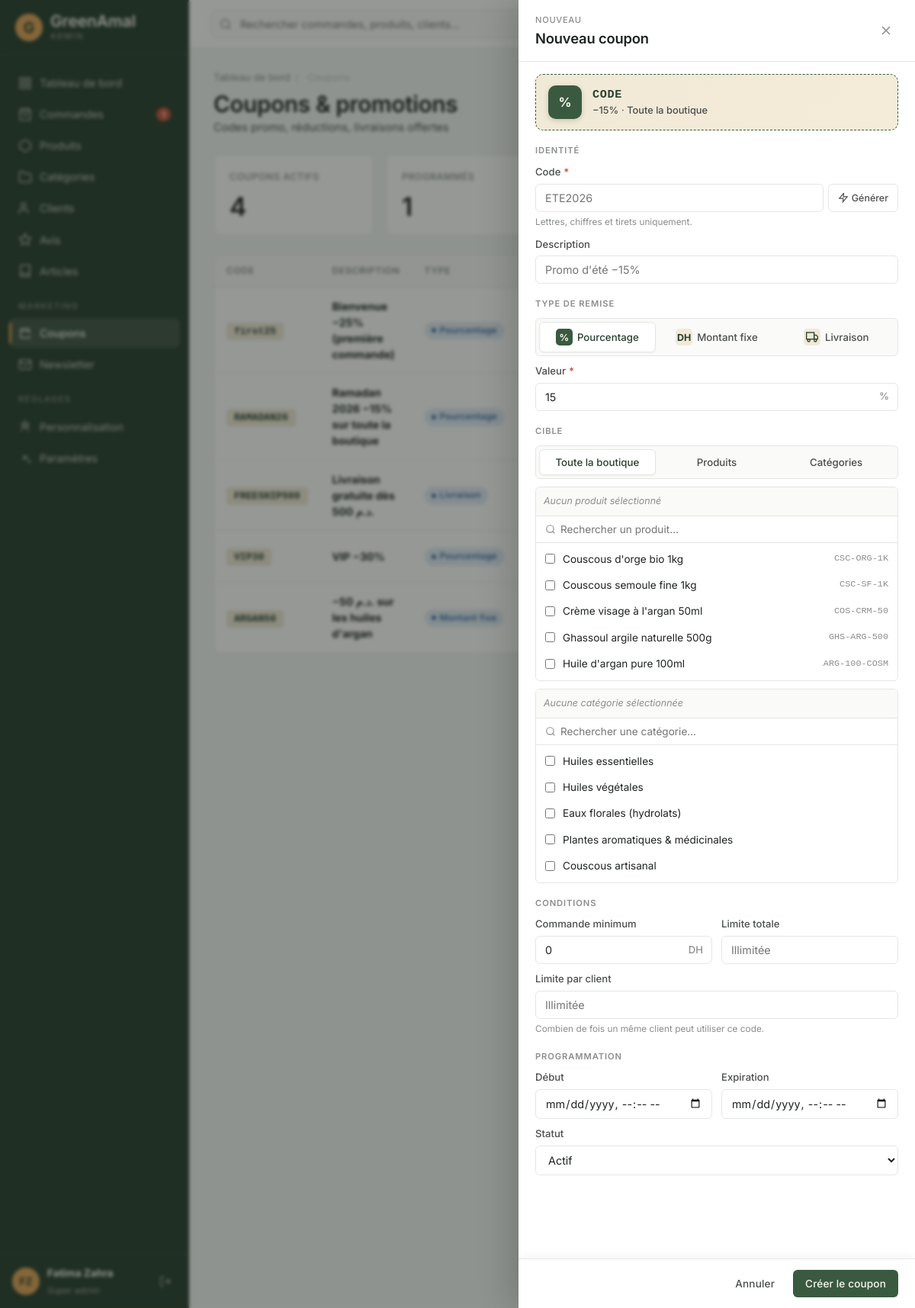
The page /admin/coupons.php?new=1 (signed in) on the database its author committed.
### tables this page shows
CREATE TABLE IF NOT EXISTS coupons (
  id INT AUTO_INCREMENT PRIMARY KEY,
  code VARCHAR(50) NOT NULL UNIQUE,
  description VARCHAR(255),
  type ENUM('percent','fixed','free_shipping') DEFAULT 'percent',
  value DECIMAL(10,2) NOT NULL,
  applies_to ENUM('all','products','categories') DEFAULT 'all',
  min_order DECIMAL(10,2) DEFAULT 0,
  max_uses INT,
  max_uses_per_customer INT,
  uses_count INT DEFAULT 0,
  starts_at TIMESTAMP NULL,
  expires_at TIMESTAMP NULL,
  status ENUM('active','scheduled','expired','disabled') DEFAULT 'active',
  created_at TIMESTAMP DEFAULT CURRENT_TIMESTAMP
);

CREATE TABLE IF NOT EXISTS products (
  id INT AUTO_INCREMENT PRIMARY KEY,
  slug VARCHAR(180) NOT NULL UNIQUE,
  sku VARCHAR(60) UNIQUE,
  name VARCHAR(255) NOT NULL,
  category_id INT,
  description_short TEXT,
  description_long MEDIUMTEXT,
  price DECIMAL(10,2) NOT NULL,
  compare_at_price DECIMAL(10,2),
  cost DECIMAL(10,2),
  stock INT DEFAULT 0,
  low_stock_threshold INT DEFAULT 5,
  weight_g INT DEFAULT 0,
  image_main VARCHAR(500),
  status ENUM('active','draft','archived') DEFAULT 'active',
  is_featured TINYINT(1) DEFAULT 0,
  rating_avg DECIMAL(2,1) DEFAULT 0,
  rating_count INT DEFAULT 0,
  sales_count INT DEFAULT 0,
  meta_title VARCHAR(255),
  meta_description TEXT,
  tags VARCHAR(500),
  created_at TIMESTAMP DEFAULT CURRENT_TIMESTAMP,
  updated_at TIMESTAMP DEFAULT CURRENT_TIMESTAMP ON UPDATE CURRENT_TIMESTAMP,
  INDEX idx_status (status),
  INDEX idx_featured (is_featured),
  INDEX idx_category (category_id),
  FOREIGN KEY (category_id) REFERENCES categories(id) ON DELETE SET NULL
);

CREATE TABLE IF NOT EXISTS categories (
  id INT AUTO_INCREMENT PRIMARY KEY,
  slug VARCHAR(120) NOT NULL UNIQUE,
  name VARCHAR(150) NOT NULL,
  description TEXT,
  image_url VARCHAR(500),
  display_order INT DEFAULT 0,
  created_at TIMESTAMP DEFAULT CURRENT_TIMESTAMP
);

### admin/coupons.php (the view, shortened to what the rows shown need)
<?php
require_once __DIR__ . '/../includes/auth.php';
admin_require_login();
$coupons = db_all("
    SELECT c.*,
      (SELECT COUNT(*) FROM coupon_products WHERE coupon_id = c.id) AS product_count,
      (SELECT COUNT(*) FROM coupon_categories WHERE coupon_id = c.id) AS category_count
    FROM coupons c
    ORDER BY c.created_at DESC
");
$categories = db_all("SELECT id, name FROM categories ORDER BY display_order");
$products   = db_all("SELECT id, name, sku FROM products ORDER BY name");
$edit_id     = (int) ($_GET['edit'] ?? 0);
$edit        = null;
$edit_pids   = [];
$edit_cids   = [];
$repop = $_SESSION['form_repop'] ?? null;
$open_panel = isset($_GET['new']) || $edit_id > 0 || $repop;
require __DIR__ . '/_includes/header.php';
$selected_pids = $repop['product_ids']  ?? $edit_pids;
$selected_cids = $repop['category_ids'] ?? $edit_cids;
?>
<div class="page">
  <div class="page-head">
    <div>
      <h1>Coupons & promotions</h1>
    </div>
  </div>
  <div class="card">
    <table class="data-table">
      <thead><tr>
        <th>Code</th><th>Description</th><th>Type</th><th>Valeur</th><th>Cible</th><th>Utilisations</th><th>Expire</th><th>Statut</th><th class="actions-col"></th>
      </tr></thead>
      <tbody>
        <?php foreach ($coupons as $c):
          $type_lbl = match($c['type']) {
              'percent' => 'Pourcentage',
              'fixed' => 'Montant fixe',
              'free_shipping' => 'Livraison',
              default => $c['type'],
          };
          $value_lbl = $c['type'] === 'percent' ? '−' . (int) $c['value'] . '%' : ($c['type'] === 'fixed' ? '−' . price($c['value']) : 'Gratuite');
          $status_cls = match($c['status']) {
              'active' => 'status-success',
              'scheduled' => 'status-warning',
              'expired' => 'status-danger',
              default => 'status-neutral',
          };
          $status_lbl = match($c['status']) {
              'active' => 'Actif',
              'scheduled' => 'Programmé',
              'expired' => 'Expiré',
              default => 'Désactivé',
          };
          $target_lbl = match($c['applies_to']) {
              'products'   => $c['product_count'] . ' produit(s)',
              'categories' => $c['category_count'] . ' catégorie(s)',
              default      => 'Toute la boutique',
          };
        ?>
          <tr>
            <td><span class="cell-mono" style="background: var(--sand); padding: 4px 10px; border-radius: 4px; color: var(--olive-dark); font-weight: 600;"><?= e($c['code']) ?></span></td>
            <td><strong style="font-size: 0.88rem;"><?= e($c['description']) ?></strong></td>
            <td><span class="badge-status status-info"><?= e($type_lbl) ?></span></td>
            <td class="cell-num"><strong><?= e($value_lbl) ?></strong></td>
            <td class="cell-mute"><?= e($target_lbl) ?></td>
            <td><strong><?= (int) $c['uses_count'] ?></strong> / <span class="cell-mute"><?= $c['max_uses'] ? (int) $c['max_uses'] : '∞' ?></span></td>
            <td class="cell-mute"><?= $c['expires_at'] ? date('j M Y', strtotime($c['expires_at'])) : 'Pas d\'expiration' ?></td>
            <td><span class="badge-status <?= e($status_cls) ?>"><?= e($status_lbl) ?></span></td>
          </tr>
        <?php endforeach; ?>
      </tbody>
    </table>
  </div>
</div>
<aside class="side-panel<?= $open_panel ? ' is-open' : '' ?>" id="couponPanel" aria-labelledby="panelTitle">
  <div class="side-head">
    <div>
      <h2 id="panelTitle"><?= $edit ? e($edit['code']) : 'Nouveau coupon' ?></h2>
    </div>
  </div>
  <form method="post" class="side-body coupon-form" id="couponForm" autocomplete="off">
    <section class="form-section">
      <div class="chip-picker" id="productPicker" hidden>
        <ul class="chip-list" id="productList">
          <?php foreach ($products as $p): ?>
            <li>
              <label data-label="<?= e($p['name']) ?>">
                <input type="checkbox" name="product_ids[]" value="<?= (int) $p['id'] ?>"
                  <?= in_array((int) $p['id'], array_map('intval', $selected_pids), true) ? 'checked' : '' ?>>
                <span class="item-main"><?= e($p['name']) ?></span>
                <span class="item-sub"><?= e($p['sku']) ?></span>
              </label>
            </li>
          <?php endforeach; ?>
        </ul>
      </div>
      <div class="chip-picker" id="categoryPicker" hidden>
        <ul class="chip-list" id="categoryList">
          <?php foreach ($categories as $c): ?>
            <li>
              <label data-label="<?= e($c['name']) ?>">
                <input type="checkbox" name="category_ids[]" value="<?= (int) $c['id'] ?>"
                  <?= in_array((int) $c['id'], array_map('intval', $selected_cids), true) ? 'checked' : '' ?>>
                <span class="item-main"><?= e($c['name']) ?></span>
              </label>
            </li>
          <?php endforeach; ?>
        </ul>
      </div>
    </section>
  </form>
</aside>
<?php require __DIR__ . '/_includes/footer.php'; ?>

### admin/_includes/header.php (shortened to what the rows shown need)
<?php
require_once __DIR__ . '/../../includes/auth.php';
$user = admin_user();
$user_initials = initials(($user['first_name'] ?? '') . ' ' . ($user['last_name'] ?? ''));
$user_name = trim(($user['first_name'] ?? '') . ' ' . ($user['last_name'] ?? ''));
?><!DOCTYPE html>
<html lang="fr">
<head>
<link rel="stylesheet" href="https://cdn.jsdelivr.net/npm/cropperjs@1.6.2/dist/cropper.min.css">
<link rel="stylesheet" href="assets/css/admin.css">
</head>
<body>
<div class="admin-app">
  <aside class="sidebar">
    <div class="sidebar-foot">
      <span class="sidebar-user-avatar"><?= e($user_initials) ?></span>
      <div class="sidebar-user-info">
        <strong><?= e($user_name) ?></strong>
        <span><?= e(ucfirst(str_replace('_', ' ', $user['role']))) ?></span>
      </div>
      <a href="logout.php" title="Déconnexion" style="color: rgba(250,246,240,0.6); width: 30px; height: 30px; border-radius: var(--radius-sm); display: grid; place-items: center;">
        <svg width="16" height="16" viewBox="0 0 24 24" fill="none" stroke="currentColor" stroke-width="2"><path d="M9 21H5a2 2 0 01-2-2V5a2 2 0 012-2h4"/><polyline points="16 17 21 12 16 7"/><line x1="21" y1="12" x2="9" y2="12"/></svg>
      </a>
    </div>
  </aside>
  <div class="main">

### rows shown on the page
coupons: code "first25", description "Bienvenue −25% (première commande)", type "Pourcentage"
coupons: code "RAMADAN26", description "Ramadan 2026 −15% sur toute la boutique", type "Pourcentage"
coupons: code "FREESHIP500", description "Livraison gratuite dès 500 د.م.", type "Livraison"
coupons: code "VIP30", description "VIP −30%", type "Pourcentage"
coupons: code "ARGAN50", description "−50 د.م. sur les huiles d'argan", type "Montant fixe"
products: name "Couscous d'orge bio 1kg", sku "CSC-ORG-1K"
products: name "Couscous semoule fine 1kg", sku "CSC-SF-1K"
products: name "Crème visage à l'argan 50ml", sku "COS-CRM-50"
products: name "Ghassoul argile naturelle 500g", sku "GHS-ARG-500"
products: name "Huile d'argan pure 100ml", sku "ARG-100-COSM"
categories: name "Huiles essentielles"
categories: name "Huiles végétales"
categories: name "Eaux florales (hydrolats)"
categories: name "Plantes aromatiques & médicinales"
categories: name "Couscous artisanal"

### other values the page prints
$pending_count "1"
$user_initials "FZ"
$user_name "Fatima Zahra"
str_replace('_', ' ', $user['role']) "Super admin"
$counts['active'] "4"
$counts['scheduled'] "1"
